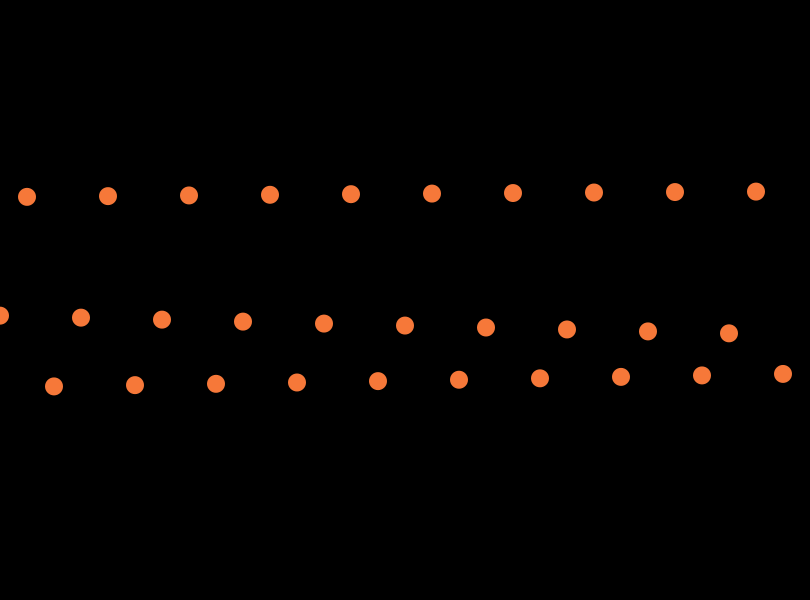
Frame 1 (no input)
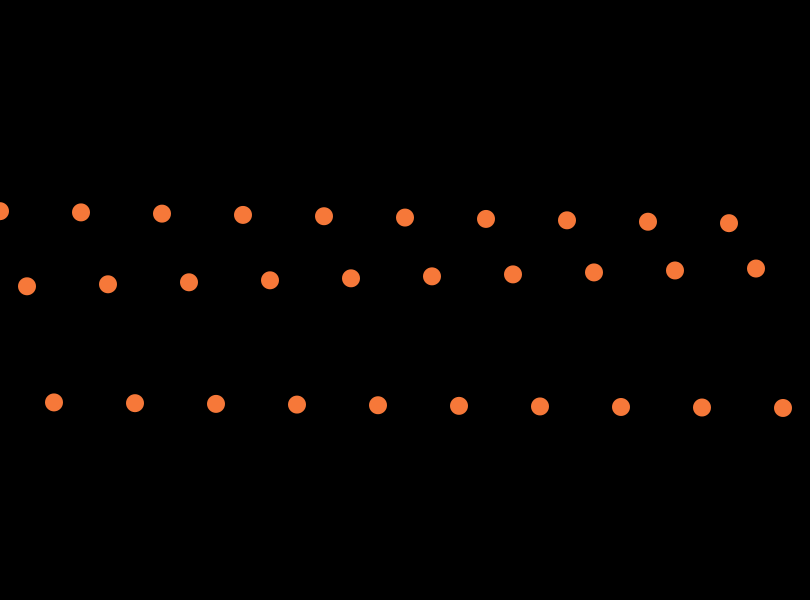
Frame 60 (the mouse pressed at the canvas centre just before this capture)
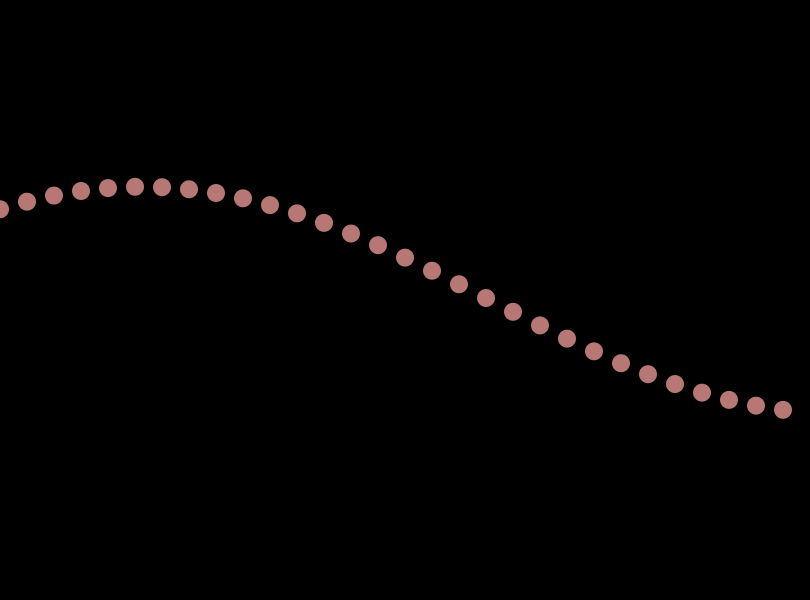
Frame 120 (the mouse held since frame 60 and released just before this capture)

The Processing sketch that drew these frames (run headless with seeded random() and noise(); from frame 60 on, the mouse is pressed at the canvas centre):

// Processing sketch: main
// ── main.pde
int waveBound = 12;
float deltaPhase = 3f;
ArrayList<Wave> waves;

Wave additiveWave;

void setup()
{
  surface.setTitle("Curly Wave");
  surface.setResizable(false);
  surface.setLocation(displayWidth / 3, floor(0.1 * displayHeight));

  createWaves();
  createAdditiveWave();

  size(810, 600);
}

void mousePressed()
{
  createWaves();
  createAdditiveWave();
}

void createWaves()
{
  waves = new ArrayList<Wave>();

  for (int w = 0; w < waveBound; w++)
  {
    var amplitude = random(3, 15);
    var period = random(120, 150);

    waves.add(new Wave(amplitude, period, deltaPhase));
  }
}

void createAdditiveWave()
{
  var amplitude = 0f;
  var period = 0f;
  for (int w = 0; w < waves.size(); w++)
  {
    var wave = waves.get(w);

    amplitude += wave.amplitude;
    period += (float)Math.pow(wave.period, random(0.03, 0.3)) * noise(w);

    additiveWave = new Wave(amplitude, period, deltaPhase);
  }
}

void draw()
{
  background(0);

  pushMatrix();
  translate(0, 0.5 * height);

  additiveWave.oscillate();
  additiveWave.show();
  popMatrix();
}

// ── Oscillator.pde
class Oscillator
{
  
  private PVector position;
  private float radius;
  
  private color fillColor;
  
  /* Constructor definition */
  public Oscillator(PVector position, float radius, color fillColor)
  {
    this.position = position;
    this.radius = radius * 1.2;
    
    this.fillColor = fillColor;
  }
  
  /* Function definition */
  public void oscillate(float theta, float amplitude)
  {
    var newY = map(sin(theta), -1, 1, -amplitude, amplitude); 
    this.position.y = newY;
  }
  
  public void show()
  {
    pushMatrix();
    translate(this.position.x, this.position.y);
    
    noStroke();
    fill(this.fillColor);
    
    circle(0, 0, this.radius);
    popMatrix();
  }
  
}

// ── Wave.pde
class Wave
{

  private float amplitude;
  private float period;
  private float frequency;

  private float phase;
  private float deltaPhase;
  private float spacing;

  private ArrayList<Oscillator> particles;

  /* Constructor definition */
  public Wave(float amplitude, float period, float deltaPhase)
  {
    this.amplitude = amplitude;
    this.period = period;

    if (this.period != 0) this.frequency = 1 / period;
    else this.frequency = 0;

    this.phase = 0f;
    this.deltaPhase = deltaPhase;
    this.spacing = (int)width / 30;

    this.createParticleWave();
  }

  /* Function definition */
  private void createParticleWave()
  {
    this.particles = new ArrayList<Oscillator>();

    var fillColor = color(random(255), 120, random(255));
    for (float x = 0; x < width; x += this.spacing)
    {
      var theta = this.phase + TWO_PI * x * this.frequency;
      var y = map(sin(theta), -1, 1, -this.amplitude, this.amplitude);

      var position = new PVector(x, y);
      var radius = 15f;
      this.particles.add(new Oscillator(position, radius, fillColor));
    }
  }

  public void oscillate()
  {
    this.phase += this.deltaPhase;

    var p = 0;
    for (float x = 0; x < width; x += this.spacing)
    {
      var theta = this.phase + TWO_PI * x * this.frequency;
      var particle = this.particles.get(p);
      particle.oscillate(theta, this.amplitude);

      p += 1;
    }
  }

  public void show()
  {
    fill(255, 150);

    if (this.particles != null && !this.particles.isEmpty())
    {
      for (var particle : this.particles)
        particle.show();
    }
  }
  
}
